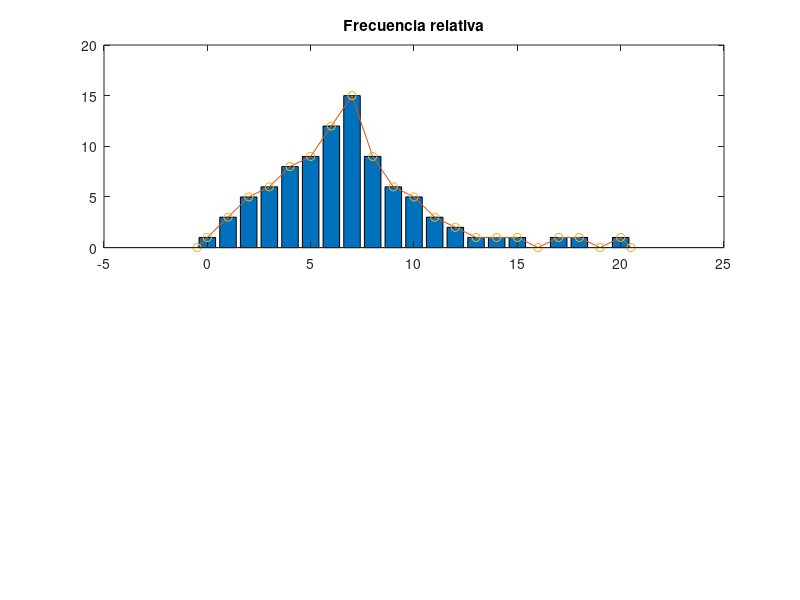

Source code (MATLAB):
x = [ 9 8 3 18 4 5 6 7 7 6 7 5 4 3 15 3 8 6 11 10 9 8 7 13 3 4 5 5 6 4 3 6 7 9 8 7 4 5 6 7 8 10 11 3 2 1 7 6 17 7 9 8 6 11 0 20 1 4 5 12 2 2 1 4 5 6 7 8 10 9 8 7 7 6 5 2 7 7 10 6 6 14 2 4 5 12 10 9 8 7 ];

cantidad = size(x)(2);

intervalSize = 1;
minLim = min(x);
maxLim = max(x);
extendedMinLim = minLim - (intervalSize/2);
extendedMaxLim = maxLim + (intervalSize/2);
intervalo = minLim:intervalSize:maxLim;

[frecuencia, marca] = hist( x, intervalo); #frecuencia centrada en los intervalos

frequency = histc( x, intervalo); #frecuencia entre los intervalos

extendedFrencuencia = [0 frecuencia 0];
extendedMarca = [extendedMinLim marca extendedMaxLim];

subplot(2,1,1)
bar(intervalo, frecuencia)
hold on
title('Frecuencia relativa')
plot(extendedMarca, extendedFrencuencia,extendedMarca, extendedFrencuencia,'o')
hold off
